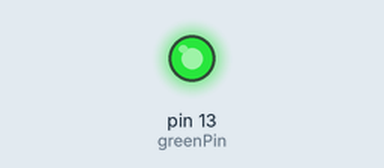
This sketch was run on a simulated Arduino Uno, built with avr-gcc and run on an emulated ATmega328P. On the bench: output pins drawn as LEDs (lit = HIGH).

Above: at 0.1 s.
Timing chart, 0 to 1.6 s (numbered marks = the images above):
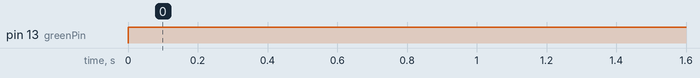

The sketch:

pwm_analog_write_command.ino
```cpp
int greenPin = 13;
int bright = 255;

void setup() {
  // put your setup code here, to run once:
  pinMode (greenPin, OUTPUT);
}

void loop() {
  // put your main code here, to run repeatedly:
  analogWrite(greenPin, bright);
}
```

Measured:
- by itself, pin 13 (greenPin): LOW → HIGH at 0.00 s
